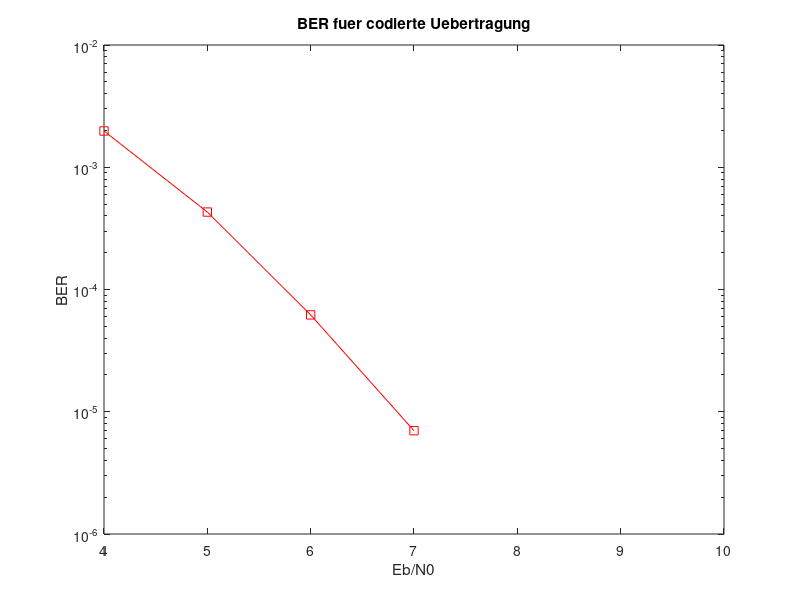

This chart was generated by the following MATLAB code:
%%%%%%%%%%%%%%%%%%%%%%%%%%%%%%%%%%%%%%%%%%%%%%%%%%%%%%%%%%%%%%%%%%%%%%%%%%%
%   Nachrichtentechnisches Praktikum - Aufgabe 8 - Kanalcodierung 
%                                                      
%   3. Übertragung mit Blockcode
%   Aufgabe 3.2                                                      
%                                                    
%%%%%%%%%%%%%%%%%%%%%%%%%%%%%%%%%%%%%%%%%%%%%%%%%%%%%%%%%%%%%%%%%%%%%%%%%%%

clc
clear all;
%close all;


%%%%%%%%%%%%%%%%%%%%%%%%%%%%%%%%%%%%%%%%%%%%%%%%%%%%%%%%%%%%%%%%%%%%%%%%%%%
% Simulationsparameter
%%%%%%%%%%%%%%%%%%%%%%%%%%%%%%%%%%%%%%%%%%%%%%%%%%%%%%%%%%%%%%%%%%%%%%%%%%%

%Anzahl der simulierten Bits
Anzahl = 1000000;

%Signal-zu-Rausch-Verhaeltnis
%SNR = [Startwert:Inkrement:Endwert];
SNR = 4 :1 : 10;

%Länge Infowort
k = 4;

%Länge Codewort
n = 15;

%Generatormatrix
%Durch den Studenten auszuwählen
% G = [1 0 0 0 1 0 1; 0 1 0 1 1 0 0; 0 0 1 1 0 0 1];    %erster (7,3) Code
% G = [1 0 0 1 1 0 0; 0 1 0 0 1 1 0; 0 0 1 1 1 1 1];    %zweiter (7,3) Code
% G = [1 0 0 1 0 1 1; 0 1 0 1 1 0 1; 0 0 1 1 1 1 0];    %dritter (7,3) Code

%G = [1 0 1 0 1 1 1 1; 0 1 0 1 0 1 1 1];               %(8,2) Code
G = [1 0 0 0 0 0 0 0 1 1 1 1 1 1 1; 0 1 0 0 0 1 1 1 0 0 0 1 1 1 1; 
     0 0 1 0 1 0 1 1 0 1 1 0 0 1 1; 0 0 0 1 1 1 0 1 1 0 1 0 1 0 1];  %(15,4) Code

%%%%%%%%%%%%%%%%%%%%%%%%%%%%%%%%%%%%%%%%%%%%%%%%%%%%%%%%%%%%%%%%%%%%%%%%%%%
% Simulation
%%%%%%%%%%%%%%%%%%%%%%%%%%%%%%%%%%%%%%%%%%%%%%%%%%%%%%%%%%%%%%%%%%%%%%%%%%%

%assert(~isnan(Anzahl) && ~isnan(SNR) && ~isnan(k) && ~isnan(n), ...
%    'Bitte Simulationsparameter eintragen' ...
%)
%assert(exist('G','var'), 'Bitte Generatormatrix auswählen')

%Erzeuge Random Bits
sourceBitsInt = randi([0,1],ceil(Anzahl/k),k);

%Encoder
codedBits = encode(sourceBitsInt, n, k, 'linear', G);

%NRZ-Codierung der Sendebitfolge
codedBitsNRZ = sign(codedBits - 0.5); clear codedBits % Speicher sparen

% Faire Normierung, Eb/N0 konstant
codedBitsNRZ = codedBitsNRZ*sqrt(k/n);


%Simulationsschleife
BER_Coded = zeros(1,length(SNR));
for i=1:length(SNR) 
    %Erzeuge Empfangsbits nach AWGN-Kanal
    noisyBitsCoded = awgn(codedBitsNRZ, SNR(i),'measured'); 
    
    %Entscheider im Empfaenger
    decidedCodedBits = (sign(noisyBitsCoded)+1)/2; clear noisyBitsCoded
    
    %Decoder
    decodedBits = decode(decidedCodedBits,n,k,'linear',G); clear decidedCodedBits
    
    %Vergleiche gestoerte (decodierte) Empfangsbits mit uncodierten Sendebits
    sumErrorsCoded = sum(sum(abs(decodedBits - sourceBitsInt))); clear decodedBits

    %BER = (Anzahl fehlerhafte Bits)/(Anzahl gesendete Bits)
    BER_Coded(i) = sumErrorsCoded / Anzahl;
end


%%%%%%%%%%%%%%%%%%%%%%%%%%%%%%%%%%%%%%%%%%%%%%%%%%%%%%%%%%%%%%%%%%%%%%%%%%%
% Ausgabe der BER-Kennlinien
%%%%%%%%%%%%%%%%%%%%%%%%%%%%%%%%%%%%%%%%%%%%%%%%%%%%%%%%%%%%%%%%%%%%%%%%%%%

%figure;
semilogy(SNR,BER_Coded(1,:),'rs-');
title('BER fuer codierte Uebertragung');
xlabel('Eb/N0')
ylabel('BER')
